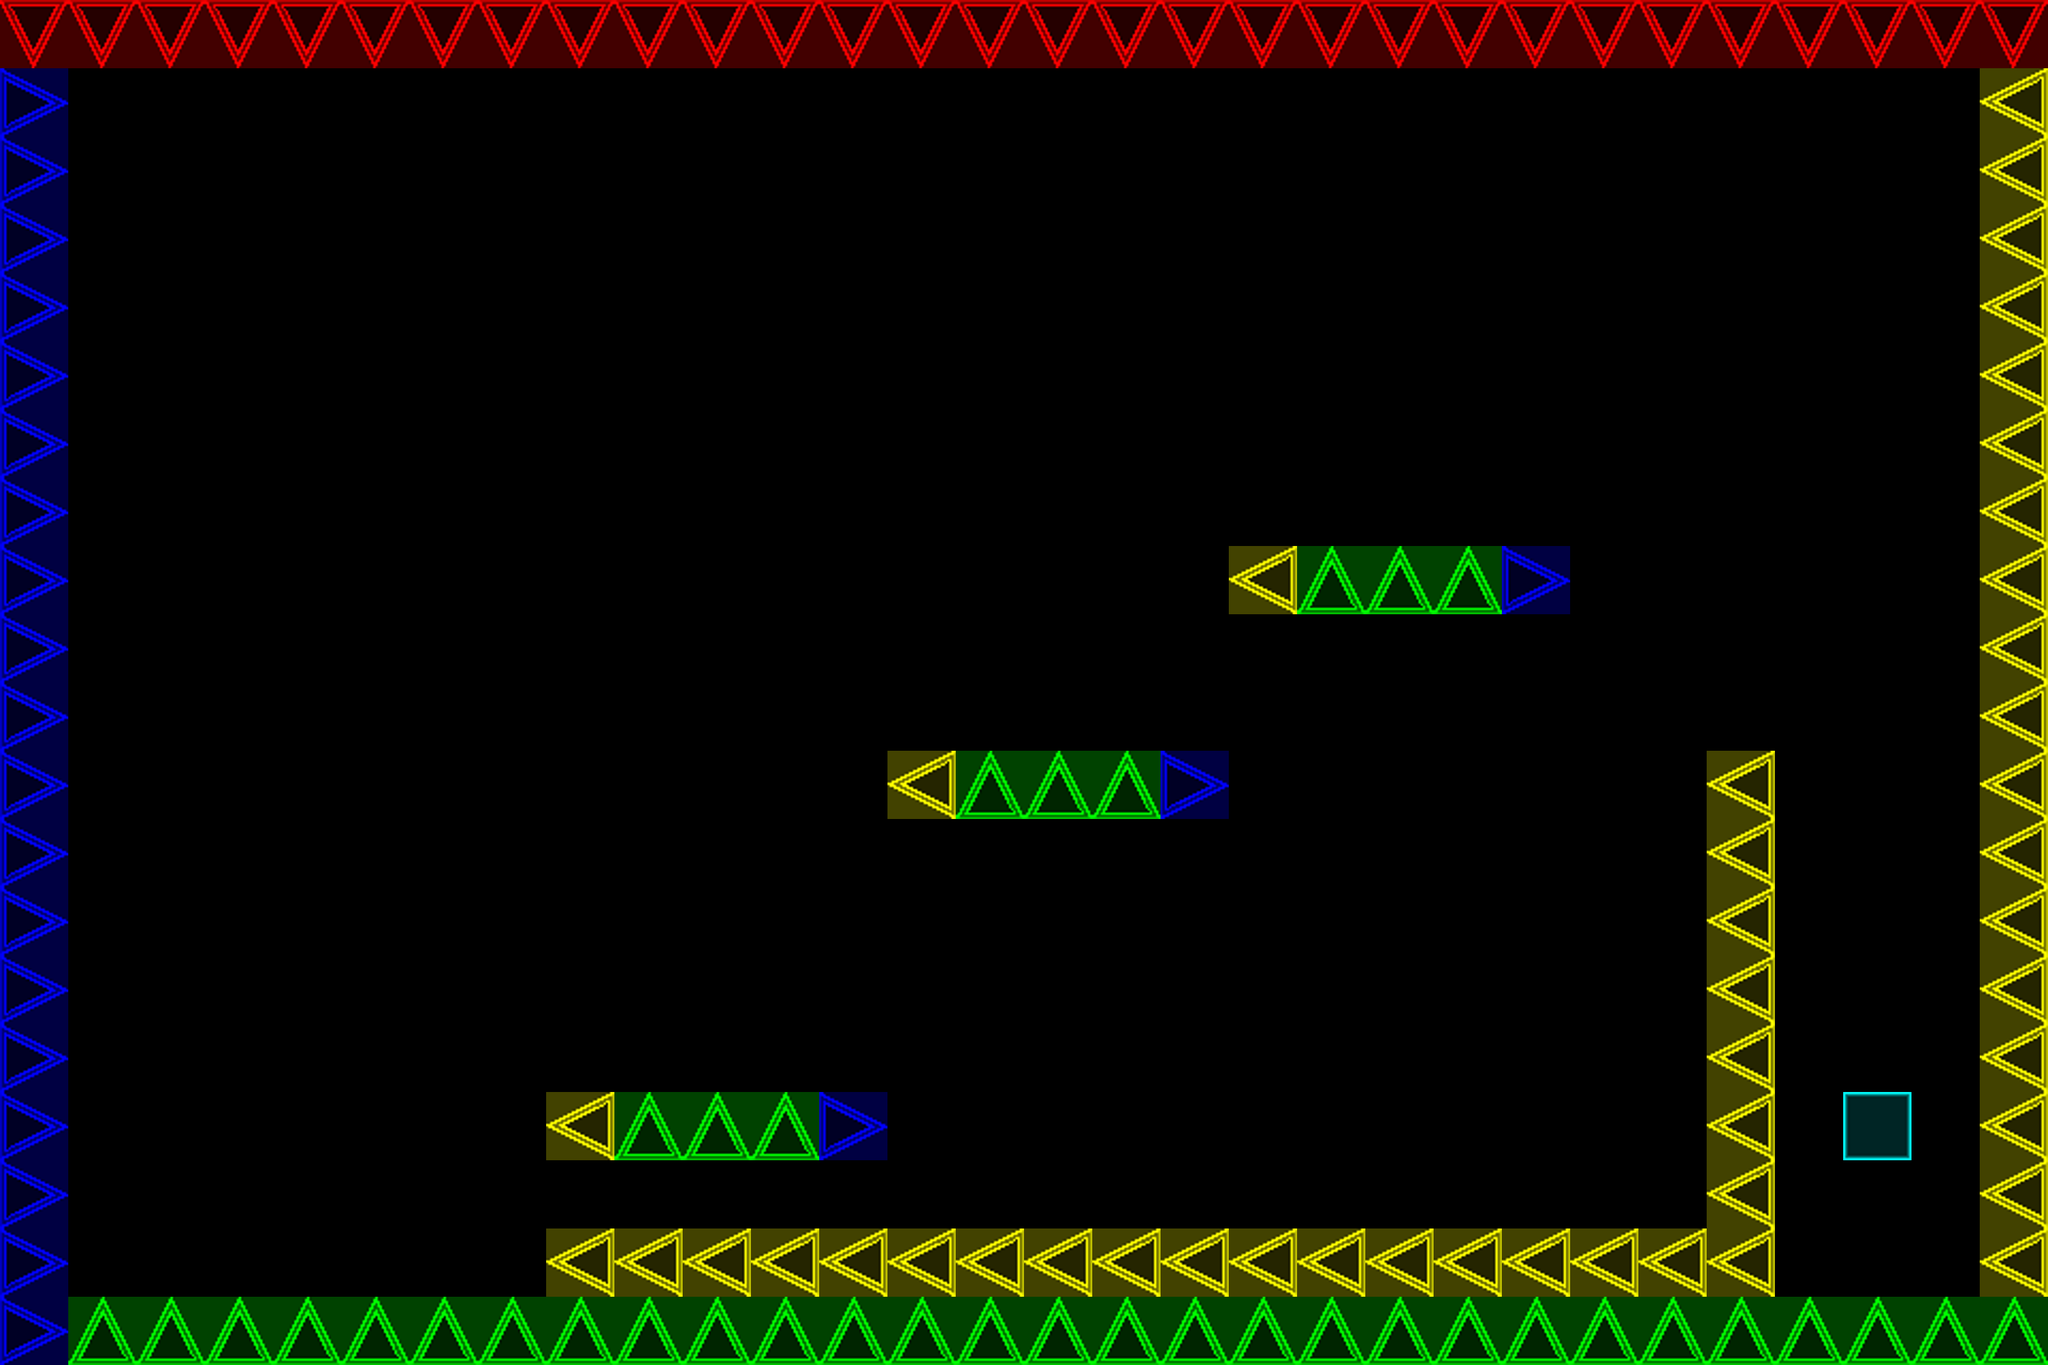

Below is a game level as drawn by its tile map, then a one-line description and the .tmx that defines it (tile-layer data replaced by summaries):
An orthogonal 30x20 tile map with 128x128 px tiles, 1 tile layer (Tile Layer 2) and 1 object (Player).

<map version="1.0" orientation="orthogonal" width="30" height="20" tilewidth="128" tileheight="128">
 <tileset firstgid="1" name="sheet" tilewidth="128" tileheight="128">
  <image source="sheet128.png" width="640" height="128" />
 </tileset>
 <layer name="Tile Layer 2" width="30" height="20">
  <data>[600 cells, 137 non-empty, 5 distinct tile ids]</data>
 </layer>
 <objectgroup name="Objects" width="30" height="20">
  <object name="Player" x="256" y="2048" width="128" height="128" />
 </objectgroup>
</map>
